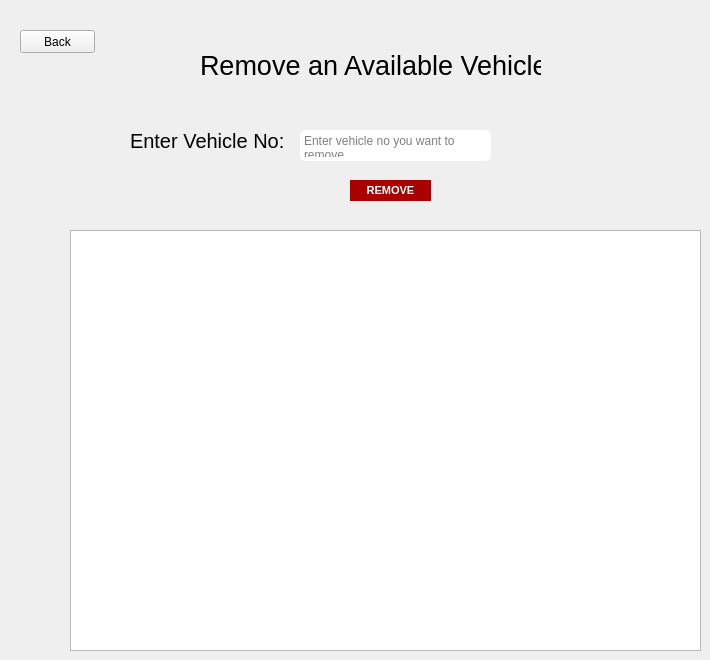
    <widget class="QWidget" name="deleteavailveh">
     <widget class="QLabel" name="label_54">
      <property name="geometry">
       <rect>
        <x>200</x>
        <y>50</y>
        <width>341</width>
        <height>31</height>
       </rect>
      </property>
      <property name="font">
       <font>
        <family>MS Shell Dlg 2</family>
        <pointsize>20</pointsize>
       </font>
      </property>
      <property name="styleSheet">
       <string notr="true">color: rgb(0, 0, 0);
</string>
      </property>
      <property name="text">
       <string>Remove an Available Vehicle</string>
      </property>
     </widget>
     <widget class="QPushButton" name="removevehavailbtn">
      <property name="geometry">
       <rect>
        <x>350</x>
        <y>180</y>
        <width>81</width>
        <height>21</height>
       </rect>
      </property>
      <property name="font">
       <font>
        <pointsize>8</pointsize>
        <weight>75</weight>
        <bold>true</bold>
       </font>
      </property>
      <property name="styleSheet">
       <string notr="true">color: rgb(255, 255, 255);
background-color: rgb(170, 0, 0);
border-radius: 0px;
border-color: black;

</string>
      </property>
      <property name="text">
       <string>REMOVE</string>
      </property>
     </widget>
     <widget class="QTextEdit" name="removevehavailno">
      <property name="geometry">
       <rect>
        <x>300</x>
        <y>130</y>
        <width>191</width>
        <height>31</height>
       </rect>
      </property>
      <property name="styleSheet">
       <string notr="true">background-color: rgb(255, 255, 255);
border-radius: 5px;
border-color: black;
</string>
      </property>
      <property name="html">
       <string>&lt;!DOCTYPE HTML PUBLIC &quot;-//W3C//DTD HTML 4.0//EN&quot; &quot;http://www.w3.org/TR/REC-html40/strict.dtd&quot;&gt;
&lt;html&gt;&lt;head&gt;&lt;meta name=&quot;qrichtext&quot; content=&quot;1&quot; /&gt;&lt;style type=&quot;text/css&quot;&gt;
p, li { white-space: pre-wrap; }
&lt;/style&gt;&lt;/head&gt;&lt;body style=&quot; font-family:'MS Shell Dlg 2'; font-size:8.25pt; font-weight:400; font-style:normal;&quot;&gt;
&lt;p style=&quot;-qt-paragraph-type:empty; margin-top:0px; margin-bottom:0px; margin-left:0px; margin-right:0px; -qt-block-indent:0; text-indent:0px; font-family:'Segoe UI'; font-size:9pt;&quot;&gt;&lt;br /&gt;&lt;/p&gt;&lt;/body&gt;&lt;/html&gt;</string>
      </property>
      <property name="placeholderText">
       <string>Enter vehicle no you want to remove</string>
      </property>
     </widget>
     <widget class="QLabel" name="label_55">
      <property name="geometry">
       <rect>
        <x>130</x>
        <y>120</y>
        <width>161</width>
        <height>41</height>
       </rect>
      </property>
      <property name="font">
       <font>
        <pointsize>15</pointsize>
       </font>
      </property>
      <property name="styleSheet">
       <string notr="true">color: rgb(255, 255, 255);
color: rgb(0, 0, 0);
</string>
      </property>
      <property name="text">
       <string>Enter Vehicle No: </string>
      </property>
     </widget>
     <widget class="QPushButton" name="backdelavailtologown">
      <property name="geometry">
       <rect>
        <x>20</x>
        <y>30</y>
        <width>75</width>
        <height>23</height>
       </rect>
      </property>
      <property name="text">
       <string>Back</string>
      </property>
     </widget>
     <widget class="QTableWidget" name="tableWidget_4">
      <property name="geometry">
       <rect>
        <x>70</x>
        <y>230</y>
        <width>631</width>
        <height>421</height>
       </rect>
      </property>
      <property name="styleSheet">
       <string notr="true"/>
      </property>
     </widget>
    </widget>
